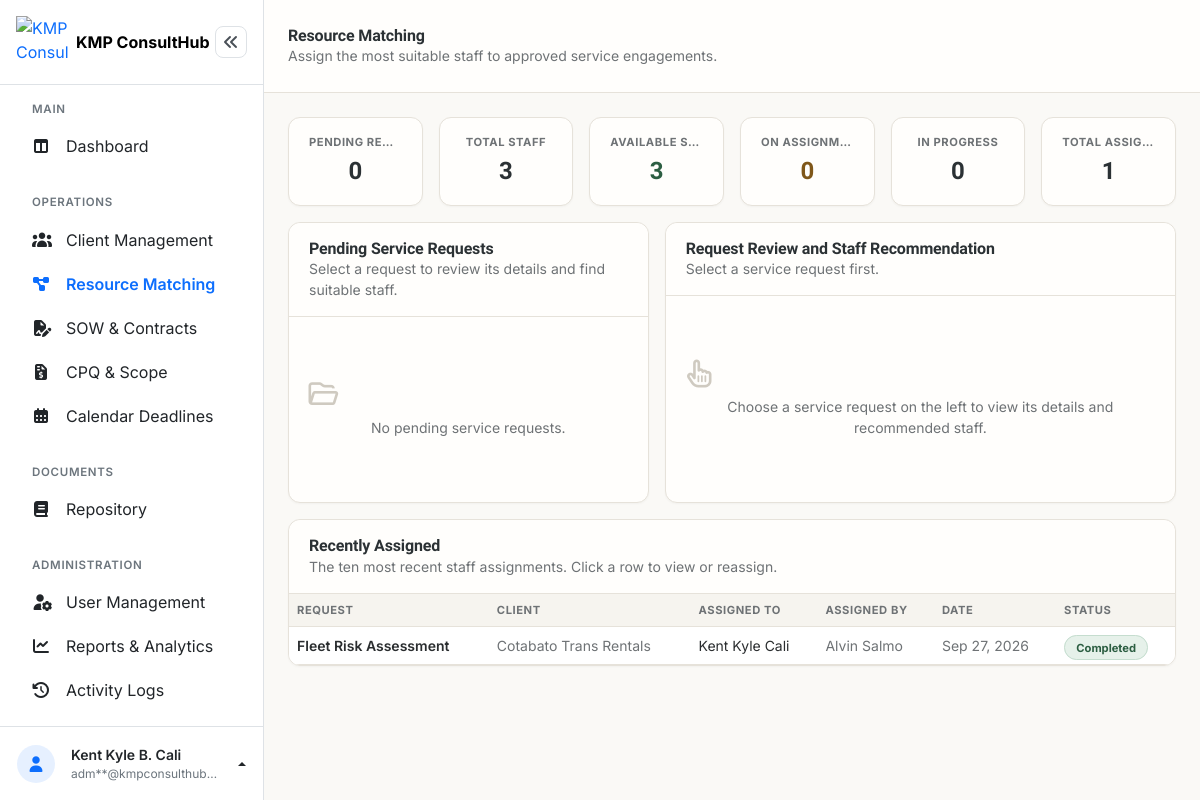
/admin/resource_matching.php (signed in), run on an earlier commit of the app's database.
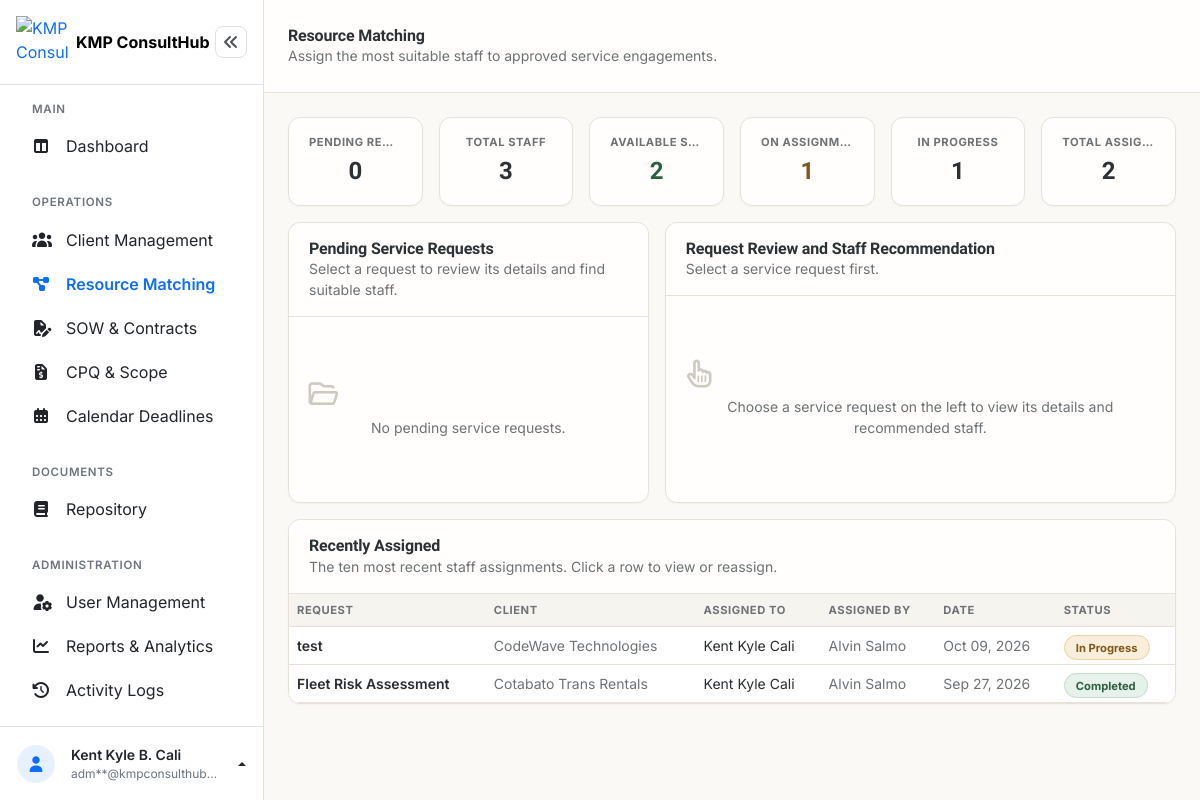
And on a later commit of the database.
### tables this page shows
CREATE TABLE `service_requests` (
  `request_id` int(10) UNSIGNED NOT NULL,
  `client_id` int(10) UNSIGNED NOT NULL,
  `request_title` varchar(150) NOT NULL,
  `required_skill` varchar(100) DEFAULT NULL,
  `status` enum('New','In Progress','Completed','Cancelled') NOT NULL DEFAULT 'New',
  `assigned_to` int(10) UNSIGNED DEFAULT NULL,
  `assigned_by` int(10) UNSIGNED DEFAULT NULL,
  `created_at` timestamp NOT NULL DEFAULT current_timestamp(),
  `updated_at` timestamp NOT NULL DEFAULT current_timestamp() ON UPDATE current_timestamp()
);

CREATE TABLE `clients` (
  `client_id` int(10) UNSIGNED NOT NULL,
  `company_name` varchar(150) NOT NULL,
  `contact_person` varchar(150) NOT NULL,
  `email` varchar(150) NOT NULL,
  `contact_number` varchar(20) NOT NULL,
  `address` varchar(255) NOT NULL,
  `industry` varchar(100) DEFAULT NULL,
  `created_at` timestamp NOT NULL DEFAULT current_timestamp(),
  `updated_at` timestamp NOT NULL DEFAULT current_timestamp() ON UPDATE current_timestamp()
);

CREATE TABLE `users` (
  `user_id` int(10) UNSIGNED NOT NULL,
  `firstname` varchar(100) NOT NULL,
  `middlename` varchar(100) DEFAULT NULL,
  `lastname` varchar(100) NOT NULL,
  `birthday` date NOT NULL,
  `gender` enum('Male','Female') NOT NULL,
  `address` varchar(255) NOT NULL,
  `contact_number` varchar(20) NOT NULL,
  `email` varchar(150) NOT NULL,
  `password` varchar(255) NOT NULL,
  `role` enum('manager','supervisor','staff') NOT NULL,
  `status` enum('Active','Inactive') NOT NULL DEFAULT 'Active',
  `created_at` timestamp NOT NULL DEFAULT current_timestamp(),
  `updated_at` timestamp NOT NULL DEFAULT current_timestamp() ON UPDATE current_timestamp()
);

### admin/resource_matching.php (the view, shortened to what the changed rows need)
<?php
$pdo = getConnection();
function formatDisplayDate(?string $date): ?string
{
    return $date ? date('M d, Y', strtotime($date)) : null;
}
$staffStmt = $pdo->query(
    "SELECT u.user_id, u.firstname, u.lastname, u.status,
            (SELECT COUNT(*) FROM service_requests sr WHERE sr.assigned_to = u.user_id AND sr.status IN ('New', 'In Progress')) AS workload
     FROM users u
     WHERE u.role = 'Staff'
     ORDER BY u.firstname ASC"
);
$staffList = $staffStmt->fetchAll();
$assignedStmt = $pdo->query(
    "SELECT sr.request_id, sr.request_title, sr.required_skill, sr.status, sr.updated_at,
            sr.assigned_to,
            c.company_name,
            u.firstname AS staff_firstname, u.lastname AS staff_lastname,
            ab.firstname AS assigned_by_firstname, ab.lastname AS assigned_by_lastname
     FROM service_requests sr
     INNER JOIN clients c ON sr.client_id = c.client_id
     LEFT JOIN users u ON sr.assigned_to = u.user_id
     LEFT JOIN users ab ON sr.assigned_by = ab.user_id
     WHERE sr.assigned_to IS NOT NULL
     ORDER BY sr.updated_at DESC
     LIMIT 10"
);
$assignedRequests = $assignedStmt->fetchAll();
$availableStaffCount = count(array_filter($staffList, fn($staff) => (int) $staff['workload'] === 0));
$onAssignmentCount   = count(array_filter($staffList, fn($staff) => (int) $staff['workload'] > 0));
$inProgressCount  = (int) $pdo->query("SELECT COUNT(*) FROM service_requests WHERE status = 'In Progress'")->fetchColumn();
$totalAssigned    = (int) $pdo->query('SELECT COUNT(*) FROM service_requests WHERE assigned_to IS NOT NULL')->fetchColumn();
?>
<!DOCTYPE html>
<html lang="en">
<head>
<link rel="stylesheet" href="../assets/vendor/bootstrap-5.3.8/css/bootstrap.min.css">
<link rel="stylesheet" href="../assets/vendor/fontawesome-free-7.3.1/css/all.min.css">
<link rel="stylesheet" href="../assets/css/dashboard.css">
</head>
<body>
<div class="dashboard-layout d-flex">
  <div class="dashboard-main flex-grow-1" style="min-width:0;">
    <header class="dashboard-topbar d-flex align-items-center justify-content-between px-3 px-md-4">
      <div class="d-flex align-items-center gap-3">
        <div>
          <h1 class="dashboard-title h6 h5-md fw-bold mb-0">Resource Matching</h1>
        </div>
      </div>
    </header>
    <main class="dashboard-content p-3 p-md-4">
      <div class="row g-3 mb-3 align-items-stretch">
        <div class="col-4 col-xl-2 d-flex">
          <div class="stat-card">
            <div class="stat-label">Available Staff</div>
            <div class="stat-value" style="color:var(--success-text);"><?= $availableStaffCount ?></div>
          </div>
        </div>
        <div class="col-4 col-xl-2 d-flex">
          <div class="stat-card">
            <div class="stat-label">On Assignment</div>
            <div class="stat-value" style="color:var(--warn-text);"><?= $onAssignmentCount ?></div>
          </div>
        </div>
        <div class="col-4 col-xl-2 d-flex">
          <div class="stat-card">
            <div class="stat-label">In Progress</div>
            <div class="stat-value"><?= $inProgressCount ?></div>
          </div>
        </div>
        <div class="col-4 col-xl-2 d-flex">
          <div class="stat-card">
            <div class="stat-label">Total Assigned</div>
            <div class="stat-value"><?= $totalAssigned ?></div>
          </div>
        </div>
      </div>
      <div class="row g-3">
        <div class="col-lg-5">
          <section class="card h-100">
            <div class="card-header">
              <h2 class="h6 fw-bold mb-0">Pending Service Requests</h2>
            </div>
          </section>
        </div>
        <div class="col-lg-7">
          <section class="card h-100">
            <div class="card-header">
              <h2 class="h6 fw-bold mb-0">Request Review and Staff Recommendation</h2>
            </div>
          </section>
        </div>
      </div>
      <section class="card mt-3 overflow-hidden">
        <div class="card-header">
          <h2 class="h6 fw-bold mb-0">Recently Assigned</h2>
        </div>
        <div class="table-responsive">
          <table class="table table-hover align-middle mb-0">
            <thead>
              <tr>
                <th scope="col">Request</th>
                <th scope="col" class="d-none d-md-table-cell">Client</th>
                <th scope="col">Assigned To</th>
                <th scope="col" class="d-none d-lg-table-cell">Assigned By</th>
                <th scope="col" class="d-none d-lg-table-cell">Date</th>
                <th scope="col">Status</th>
              </tr>
            </thead>
            <tbody>
              <?php if (empty($assignedRequests)): ?>
                <tr>
                  <td colspan="6" class="text-center py-4" style="color:var(--ink-soft);">No assignments yet.</td>
                </tr>
              <?php else: ?>
                <?php foreach ($assignedRequests as $row): ?>
                  <?php
                    $statusClass = 'status-default';
                    if ($row['status'] === 'In Progress') { $statusClass = 'status-in-progress'; }
                    if ($row['status'] === 'Completed') { $statusClass = 'status-completed'; }
                    $assignedStaffName = trim(($row['staff_firstname'] ?? '') . ' ' . ($row['staff_lastname'] ?? ''));
                    $assignedPayload = [
                        'request_id'      => (int) $row['request_id'],
                        'request_title'   => $row['request_title'],
                        'company'         => $row['company_name'],
                        'required_skill'  => $row['required_skill'],
                        'status'          => $row['status'],
                        'assigned_to'     => (int) $row['assigned_to'],
                        'assigned_staff'  => $assignedStaffName,
                    ];
                  ?>
                  <tr class="assigned-row" data-assigned='<?= htmlspecialchars(json_encode($assignedPayload), ENT_QUOTES) ?>'>
                    <td class="small fw-semibold"><?= htmlspecialchars($row['request_title']) ?></td>
                    <td class="small d-none d-md-table-cell" style="color:var(--ink-soft);"><?= htmlspecialchars($row['company_name']) ?></td>
                    <td class="small"><?= htmlspecialchars($assignedStaffName) ?></td>
                    <td class="small d-none d-lg-table-cell" style="color:var(--ink-soft);"><?= htmlspecialchars(trim(($row['assigned_by_firstname'] ?? '-') . ' ' . ($row['assigned_by_lastname'] ?? ''))) ?></td>
                    <td class="small d-none d-lg-table-cell" style="color:var(--ink-soft);"><?= htmlspecialchars(formatDisplayDate($row['updated_at']) ?? '') ?></td>
                    <td class="small">
                      <span class="status-pill <?= $statusClass ?>"><?= htmlspecialchars($row['status']) ?></span>
                    </td>
                  </tr>
                <?php endforeach; ?>
              <?php endif; ?>
            </tbody>
          </table>
        </div>
      </section>
    </main>
  </div>
</div>
</body>
</html>

What changed in the data, as far as the page shows it:
now on this page (row edited): service_requests: request_title "test", client.company_name "CodeWave Technologies", assigned_to.lastname "Kent Kyle Cali", assigned_by.lastname "Alvin Salmo", updated_at "Oct 09, 2026", status "In Progress"
Also different on the page:
$availableStaffCount: "3" → "2"
$onAssignmentCount: "0" → "1"
$inProgressCount: "0" → "1"
$totalAssigned: "1" → "2"
